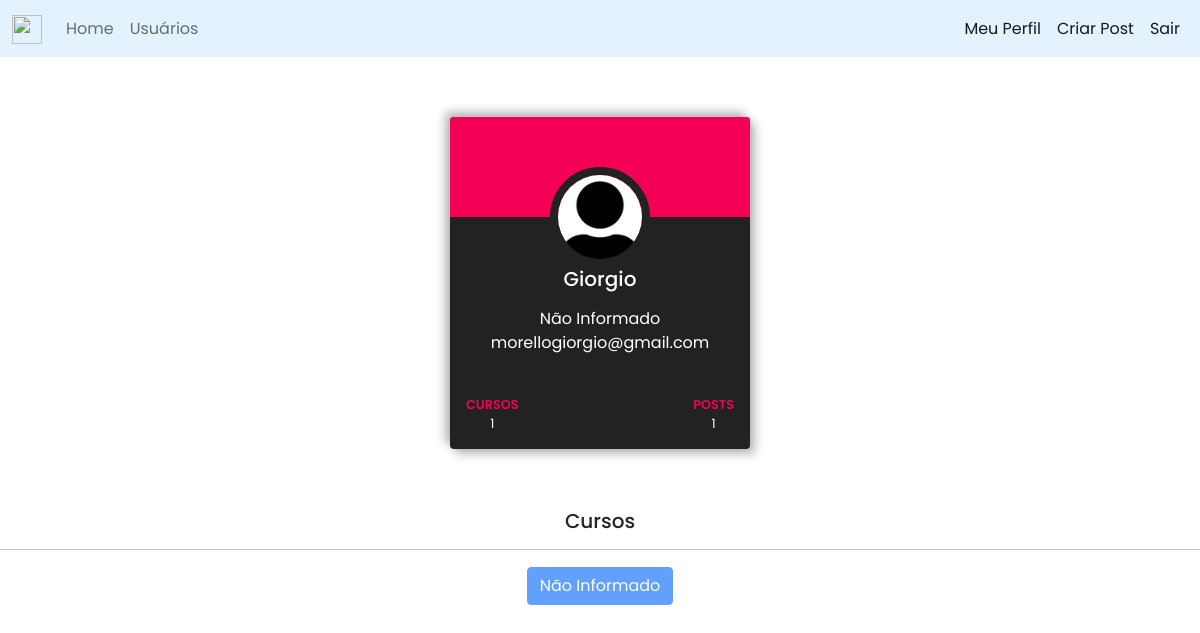
Page /usuario/1 (signed in) on the committed database.
### projeto_site/models.py (models this page shows)
class Usuario(database.Model, UserMixin):
    id = database.Column(database.Integer, primary_key=True)
    username = database.Column(database.String, nullable=False)
    email = database.Column(database.String, nullable=False, unique=True)
    password = database.Column(database.String, nullable=False)
    foto_perfil = database.Column(database.String, default='default.jpg')
    posts = database.relationship('Post', backref='autor', lazy=True)
    profissao = database.Column(database.String, nullable=False, default='Não Informado')
    cursos = database.Column(database.String, nullable=False, default='Não Informado')
    def contar_post(self):
        return len(self.posts)

### projeto_site/routes.py (the view)
@app.route("/usuario/<id_user>")
@login_required
def exibir_usuario(id_user):
    usuario = Usuario.query.get(id_user)
    return render_template('exibir_user.html', usuario=usuario)

### projeto_site/models.py (called while the page is built)
@login_manager.user_loader
def load_usuario(id_usuario):
    return Usuario.query.get(int(id_usuario))

### projeto_site/templates/exibir_user.html (shortened to what this page needs)
{% extends 'base.html' %}
{% block body %}
<div class="wrapper">
        <div class="card text-white">
            <div class="img-container d-flex align-items-center justify-content-center">
                <img src="{{ url_for('static', filename='foto_perfil/{}'.format(usuario.foto_perfil)) }}"
                    alt="" class="rounded-circle">
            </div>
            <div class="user">
                <div class="h5 text-center m-0">
                   <p>{{ usuario.username }}</p >
                </div>
                <div class="text-center text-white mb-4">
                    <span class="followers">{{ usuario.profissao }}</span>
                    <br>
                    <span class="followers pt-5">{{ usuario.email }}</span>
                </div>
            </div>
            <div class="px-3">
                <div class="d-flex align-items-center justify-content-between py-3 pe-none">
                    <div class="details project">
                        <div class="head text-uppercase">Cursos</div>
                        {% if usuario.cursos == ''%}
                            <div class="fs-08 text-center">0</div>
                        {% else %}
                            <div class="fs-08 text-center">{{ usuario.cursos.count(';') + 1 }}</div>
                        {% endif %}
                    </div>
                    <div class="details post">
                        <div class="head text-uppercase">Posts </div>
                        <div class="fs-08 text-center">{{ usuario.contar_post() }}</div>
                    </div>
                </div>
            </div>
        </div>
    </div>
<center>
    <h5>Cursos</h5>
    <hr>
    <div class="row cur">
        <div class="col-12">
            {% for curso in usuario.cursos.split(';') %}
                {% if curso == '' %}
                <button type="button" class="btn btn-primary"disabled>Não Informado</button>
                {% else %}
                    <button type="button" class="btn btn-primary"disabled>{{ curso }}</button>
                {% endif %}
            {% endfor %}
        </div>
    </div>
</center>
{% endblock %}

### projeto_site/static/main.css (style rules this page uses)
* { margin: 0; padding: 0; box-sizing: border-box; font-family: 'Poppins', sans-serif; }
.wrapper { min-width: 100vw; display: flex; align-items: center; justify-content: center; padding: 5vw; }
.wrapper .card { width: 300px; background: #222; box-shadow: 5px 5px 10px #1f1f1f50, -5px -5px 10px #1f1f1f50; border: none; overflow: hidden; }
.wrapper .card .img-container img { width: 100px; height: 100px; object-fit: cover; z-index: 5; border: 8px solid #222; margin-top: calc((100px/2)*-1); }
.wrapper .card .head { font-size: 0.8rem; color: #F50057; font-weight: 600; }
.wrapper .card .fs-08 { font-size: 0.8rem; }
.cur { padding: 1px; }

### rows in the picture
Usuario: foto_perfil (placeholder picture), username "Giorgio", profissao "Não Informado", email "morellogiorgio@gmail.com", cursos "1", cursos "Não Informado"

### other values in the picture
{{ usuario.contar_post() }} "1"
